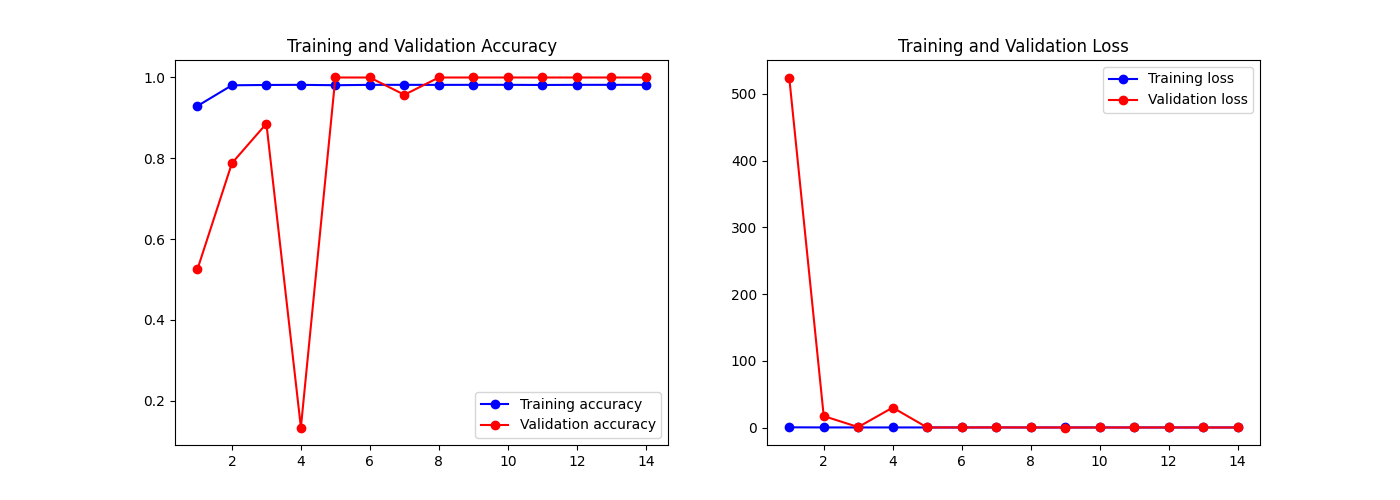
#> input picture unet_training_history.png, 1400 x 500 px; its folder holds only this picture in this run
$ python -i augment_data.py   (imports and definitions only)
#> lines starting #> are read from the running program, lines starting #| are printed output that depends on the picture
#> further down, picture is the input picture: shape (500, 1400, 3); mean B, G, R 249.8, 248.9, 251
import os
import glob
import cv2
import numpy as np
from tensorflow.keras.preprocessing.image import ImageDataGenerator
from dataset import CLASS_NAMES
import random

def apply_median_filter(img):
    return cv2.medianBlur(img, 5)

def apply_clahe(img):
    lab = cv2.cvtColor(img, cv2.COLOR_BGR2LAB)
#> lab: shape (500, 1400, 3); mean of channels 0, 1, 2 250.2, 129, 128.1
    l, a, b = cv2.split(lab)
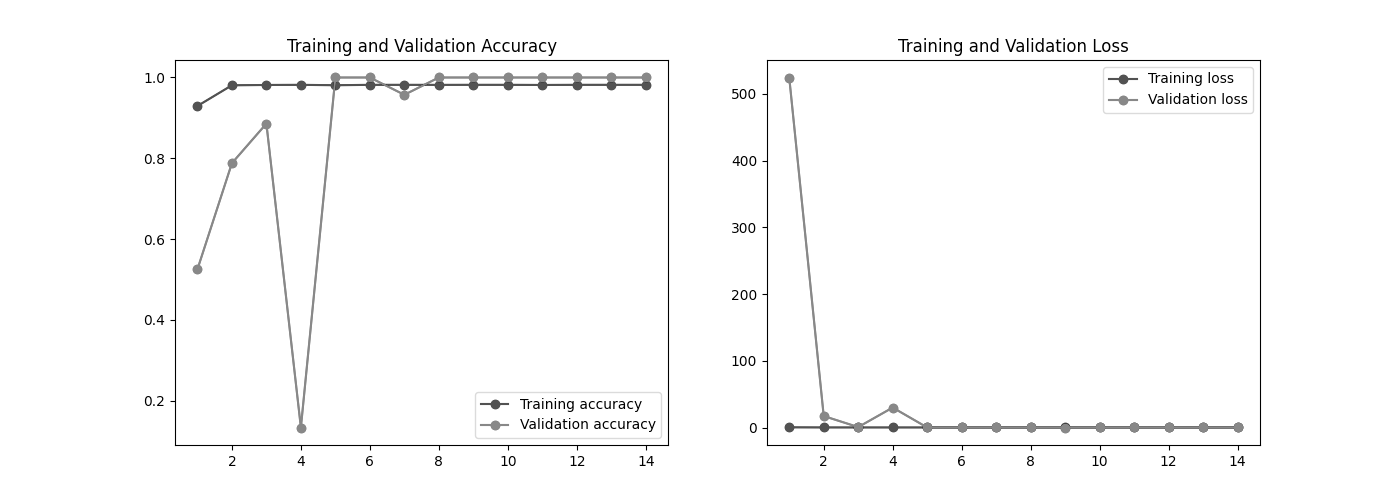
#> l: shape (500, 1400); min 0, max 255, mean 250.2
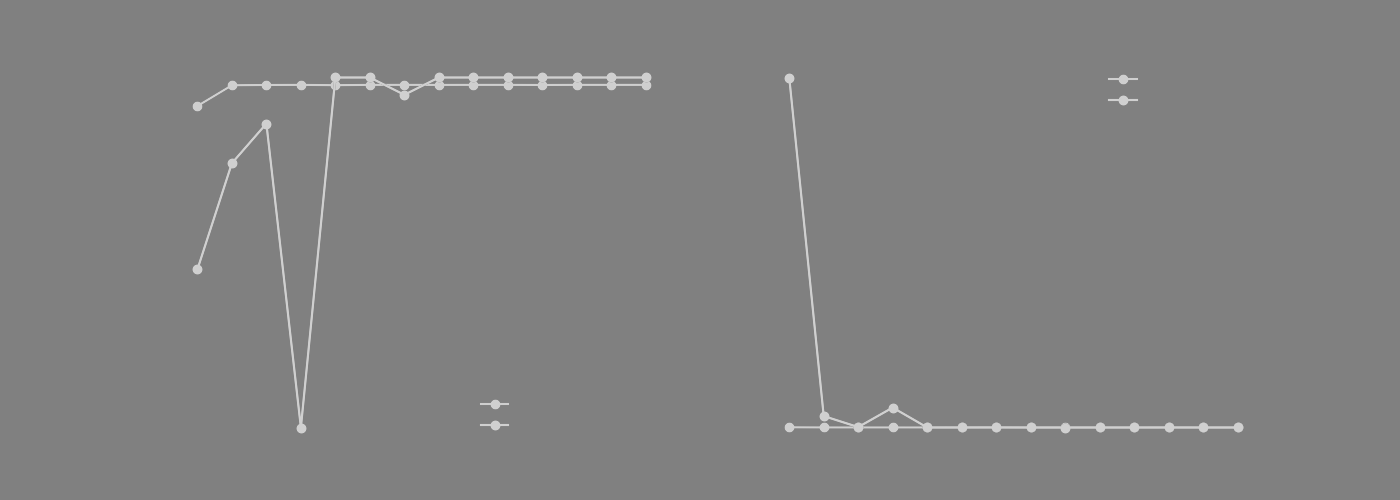
#> a: shape (500, 1400); min 128, max 208, mean 129
    clahe = cv2.createCLAHE(clipLimit=2.0, tileGridSize=(8,8))
    cl = clahe.apply(l)
    limg = cv2.merge((cl,a,b))
#> limg: shape (500, 1400, 3); mean of channels 0, 1, 2 250.2, 129, 128.1
    return cv2.cvtColor(limg, cv2.COLOR_LAB2BGR)

def apply_sharpening(img):
    kernel = np.array([[-1,-1,-1], [-1,9,-1], [-1,-1,-1]])
    return cv2.filter2D(img, -1, kernel)

# [94 lines left out: functions apply_contrast_enhancement, apply_random_filter, augment_dataset, not called in this run]

# [2 lines not run here, left out]

>>> import cv2
>>> picture = cv2.imread('unet_training_history.png')
>>> result = apply_clahe(picture)
